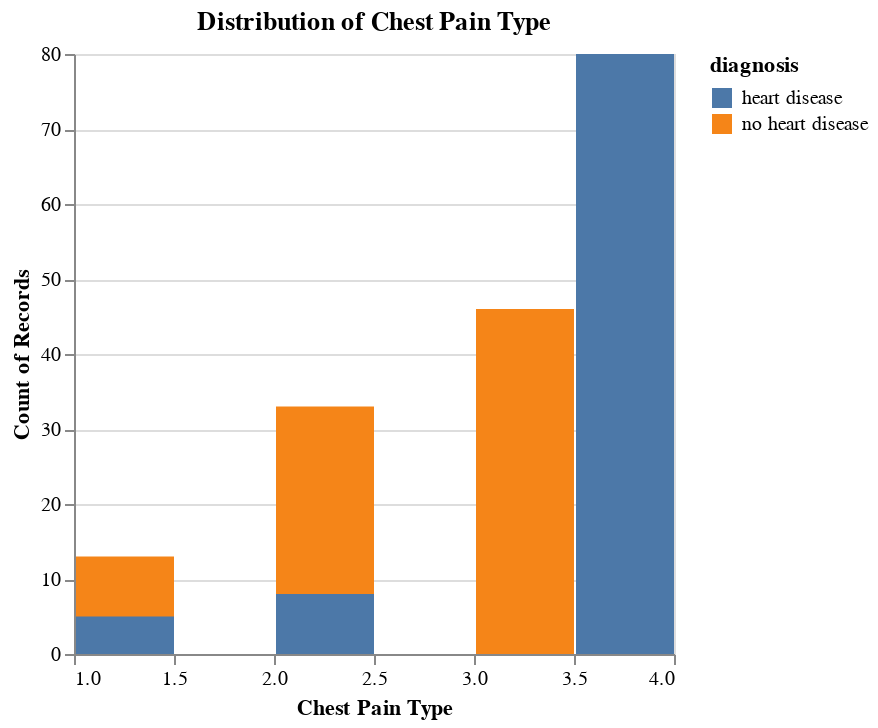

Write notebook code for a chart like this one.
### Code cell
# chest pain type
cp_hist = alt.Chart(heart_disease_to_plot).mark_bar().encode(
    x=alt.X("type_chestpain:Q", bin = True).title("Chest Pain Type"),
    y=alt.Y("count()").stack(False),
    color = "diagnosis:N"
).properties(
    title = "Distribution of Chest Pain Type"
)

cp_hist

### Figure 1 — Vega-Lite specification as saved in the notebook (floating-point values rounded to 4 significant figures; data arrays with more than 128 entries replaced by an {"elided": "..."} marker saying what was removed)
{"config": {"view": {"continuousWidth": 300, "continuousHeight": 300}}, "data": {"name": "data-9c4a3378c96395238948a08949b80eb7"}, "mark": {"type": "bar"}, "encoding": {"color": {"field": "diagnosis", "type": "nominal"}, "x": {"bin": true, "field": "type_chestpain", "title": "Chest Pain Type", "type": "quantitative"}, "y": {"aggregate": "count", "stack": false, "type": "quantitative"}}, "title": "Distribution of Chest Pain Type", "$schema": "https://vega.github.io/schema/vega-lite/v5.15.1.json", "datasets": {"data-9c4a3378c96395238948a08949b80eb7": {"elided": "227 records"}}}
